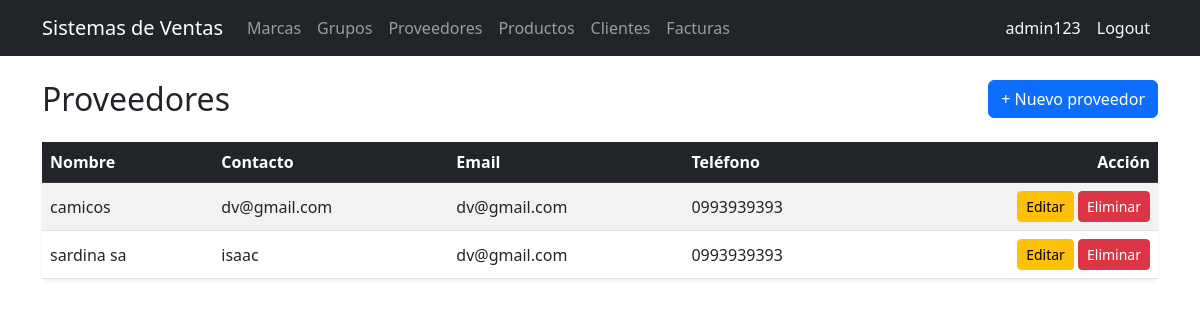
/suppliers/ (signed in), run on an earlier commit of the app's database.
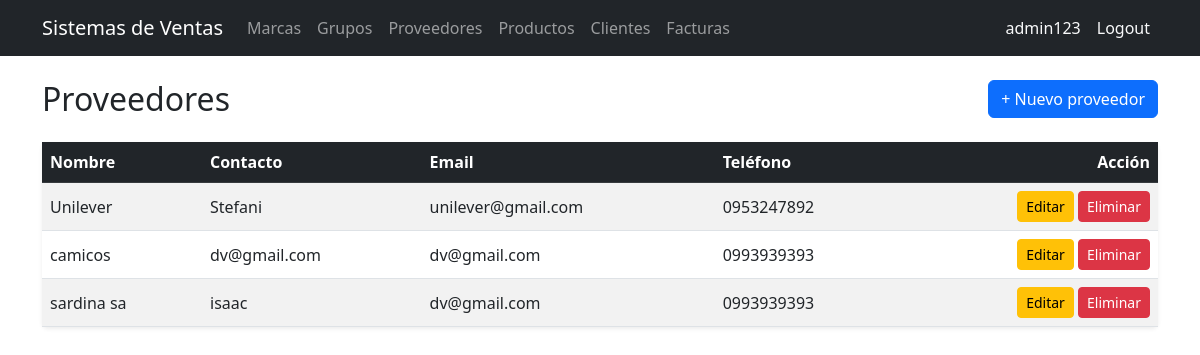
And on a later commit of the database.
### billing/models.py (models this page shows, shortened)
class Supplier(models.Model):
    name = models.CharField(max_length=200, verbose_name='Nombre de la compañia')
    contact_name = models.CharField(max_length=200, blank=True, null=True, verbose_name='Nombre de contacto')
    email = models.EmailField(blank=True, null=True)
    phone = models.CharField(max_length=20, blank=True, null=True, verbose_name='Teléfono')
    address = models.TextField(blank=True, null=True, verbose_name='Dirección')
    is_active = models.BooleanField(default=True, verbose_name='Activo')
    created_at = models.DateTimeField(auto_now_add=True)
    updated_at = models.DateTimeField(auto_now=True)
    class Meta:
        verbose_name = 'Supplier'
        verbose_name_plural = 'Suppliers'
        ordering = ['name']

### billing/views.py (the view)
# urls.py: path('suppliers/', views.SupplierListView.as_view(), name='supplier_list'),
class SupplierListView(LoginRequiredMixin, ListView):
    model = Supplier; template_name = 'billing/supplier_list.html'; context_object_name = 'items'

### billing/templates/billing/supplier_list.html (shortened to what this page needs)
{% extends 'billing/base.html' %}
{% block content %}
<div class="d-flex justify-content-between align-items-center mb-4">
  <h2 class="mb-0">Proveedores</h2>
  <a href="{% url 'billing:supplier_create' %}" class="btn btn-primary">+ Nuevo proveedor</a>
</div>
<div class="card shadow-sm border-0">
  <div class="table-responsive">
    <table class="table table-striped table-hover align-middle mb-0">
      <thead class="table-dark">
        <tr><th>Nombre</th><th>Contacto</th><th>Email</th><th>Teléfono</th><th class="text-end">Acción</th></tr>
      </thead>
      <tbody>
        {% for item in items %}
        <tr>
          <td>{{ item.name }}</td>
          <td>{{ item.contact_name|default:"-" }}</td>
          <td>{{ item.email|default:"-" }}</td>
          <td>{{ item.phone|default:"-" }}</td>
          <td class="text-end">
            <a href="{% url 'billing:supplier_update' item.pk %}" class="btn btn-sm btn-warning">Editar</a>
            <a href="{% url 'billing:supplier_delete' item.pk %}" class="btn btn-sm btn-danger">Eliminar</a>
          </td>
        </tr>
        {% empty %}
        <tr><td colspan="5" class="text-center text-muted py-4">No hay registros.</td></tr>
        {% endfor %}
      </tbody>
    </table>
  </div>
</div>
{% endblock %}

What changed in the data, as far as the page shows it:
added Supplier: name "Unilever", contact_name "Stefani", email "unilever@gmail.com", phone "0953247892"
